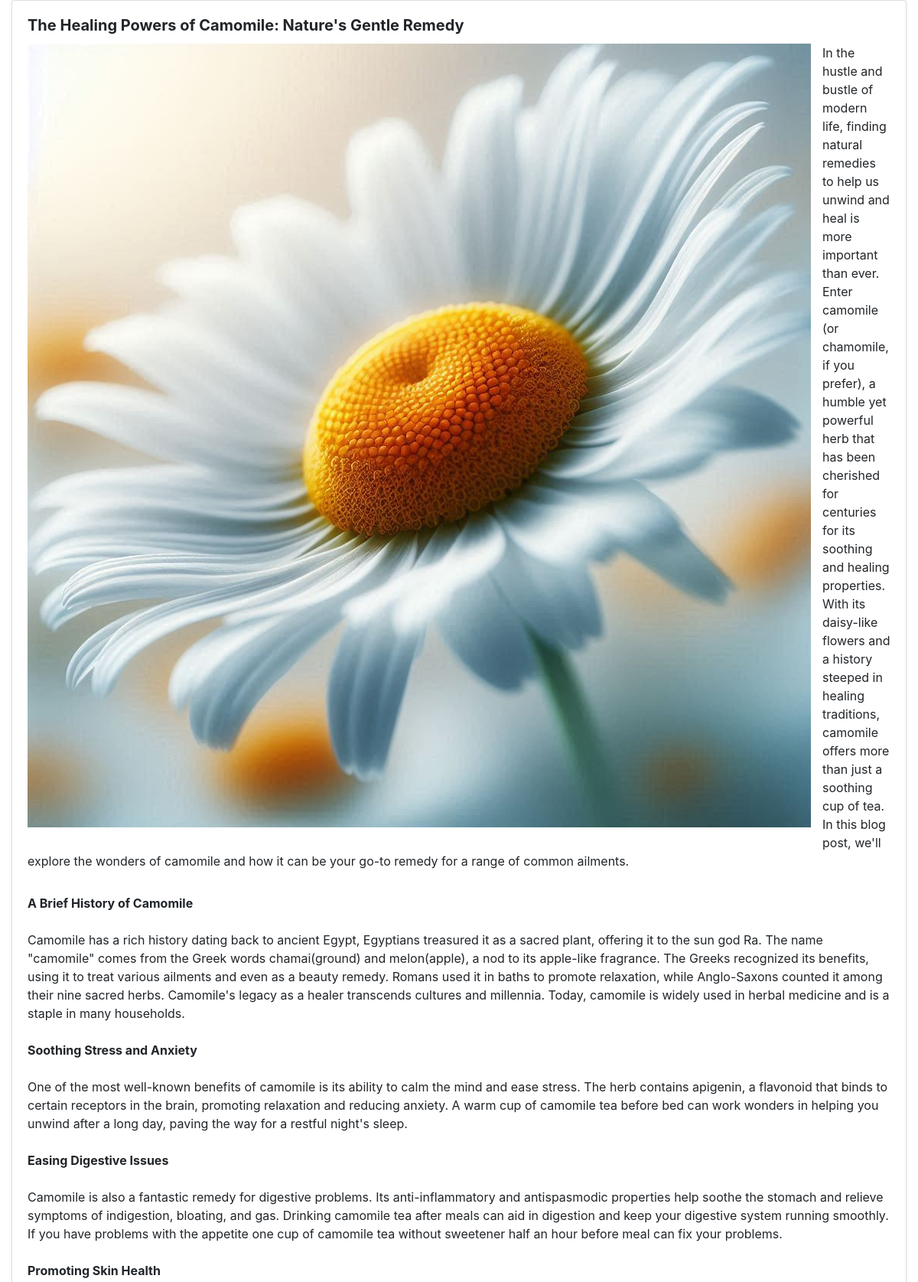
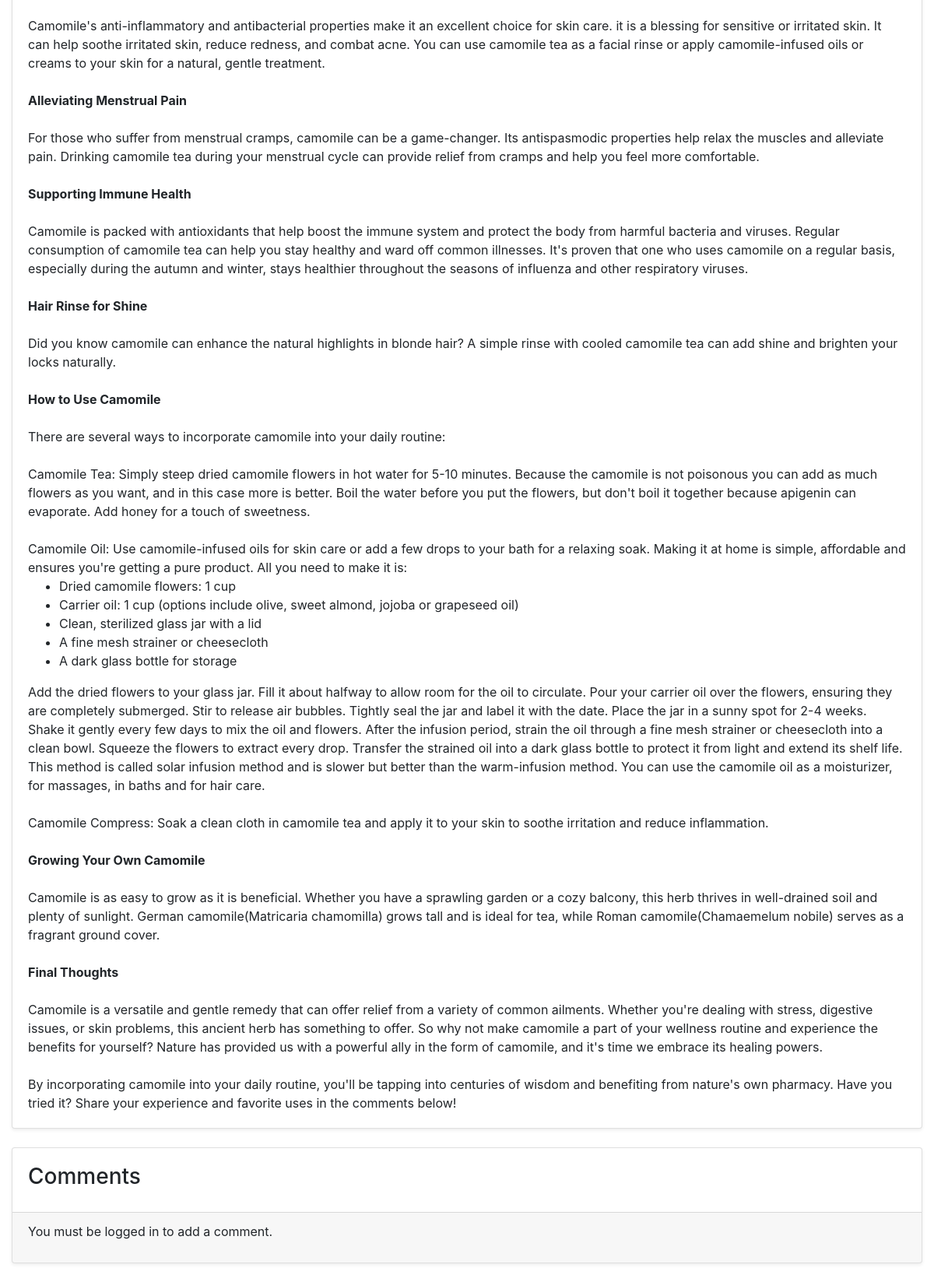
The app's page /post/1/ with its own data (2 pictures, top to bottom).
### blog/models.py (models this page shows, shortened)
class Post(models.Model):
    title = models.CharField(max_length=200)
    content = models.TextField()
    summary = models.TextField(blank=True, null=True)
    date_posted = models.DateTimeField(auto_now_add=True)
    likes = models.IntegerField(default=0)

class Image(models.Model):
    post = models.ForeignKey(Post, on_delete=models.CASCADE, related_name='images')
    image = models.ImageField(upload_to='images/')
    position = models.CharField(max_length=20, choices=[('left', 'Left'), ('right', 'Right'), ('center', 'Center')], default='center')
    text_wrap = models.TextField(blank=True, null=True)

### blog/views.py (the view)
# urls.py: path('post/<int:post_id>/', views.post_detail, name='post-detail'),
def post_detail(request, post_id):
    post = get_object_or_404(Post, id=post_id)
    comments = post.comments.all()
    if request.method == 'POST':
        form = CommentForm(request.POST)
        if form.is_valid():
            comment = form.save(commit=False)
            comment.post = post
            comment.author = request.user
            comment.save()
            return redirect('post-detail', post_id=post_id)
    else:
        form = CommentForm()
    return render(request, 'blog/post_detail.html', {'post': post, 'comments': comments, 'form': form})

### blog/templates/blog/post_detail.html (shortened to what this page needs)
{% extends "blog/base.html" %}
{% block content %}
<div class="card mb-4 shadow-sm">
    <div class="card-body">
        <h2 class="card-title">{{ post.title }}</h2>
        <div class="card-text">
            {% for image in post.images.all %}
            <div class="img-container img-{{ image.position }}">
                <img src="{{ image.image.url }}" class="img-fluid img-{{ image.position }}" alt="Image for {{ post.title }}">
                <p>{{ image.text_wrap }}</p>
            </div>
            {% endfor %}
            {{ post.content|safe }}
        </div>
    </div>
</div>
<div class="card mb-4 shadow-sm">
    <div class="card-body">
        <h3>Comments</h3>
    </div>
    <div class="card-footer">
        {% if user.is_authenticated %}
        <form method="post">
            {% csrf_token %}
            {{ form.as_p }}
            <button type="submit" class="btn btn-primary">Add Comment</button>
        </form>
        {% else %}
        <p>You must be logged in to add a comment.</p>
        {% endif %}
    </div>
</div>
{% endblock %}

### blog/templates/blog/base.html (shortened to what this page needs)
<!DOCTYPE html>
<html lang="en">
<head>
    {% load static %}
    <link rel="stylesheet" href="{% static 'blog/styles.css' %}?v=1.1">
    <link rel="stylesheet" href="https://stackpath.bootstrapcdn.com/bootstrap/4.5.2/css/bootstrap.min.css">
</head>
<body>
    <div class="container-fluid">
        {% block content %}{% endblock %}
    </div>
</body>
</html>

### blog/static/blog/styles.css (style rules this page uses)
.img-left { float: left; margin-right: 15px; margin-bottom: 15px; max-width: 100%; }
.img-container { overflow: hidden; width: 100%; }
body { font-family: 'Arial', sans-serif; }
.card { border: none; }
.card-title { font-size: 1.25rem; font-weight: bold; }

### records on screen
Post: title "The Healing Powers of Camomile: Nature's Gentle Remedy", content "A Brief History of Camomile Camomile has a rich history dating back to ancient Egypt, Egyptians treasured it as a sacred plant, offering it to the sun god Ra. The name \"camomile\" comes from the Greek words chamai(ground) and melon(apple), a nod to its apple-like fragrance. The Greeks recognized its benefits, using it to treat various ailments and even as a beauty remedy. Romans used it in baths to promote relaxation, while Anglo-Saxons counted it among their nine sacred herbs. Camomile's legacy as a healer transcends cultures and millennia. Today, camomile is widely used in herbal medicine and is a staple in many households. Soothing Stress and Anxiety One of the most well-known benefits of…"
Image: image (picture), text_wrap "In the hustle and bustle of modern life, finding natural remedies to help us unwind and heal is more important than ever. Enter camomile (or chamomile, if you prefer), a humble yet powerful herb that has been cherished for centuries for its soothing and healing properties. With its daisy-like flowers and a history steeped in healing traditions, camomile offers more than just a soothing cup of tea. In this blog post, we'll explore the wonders of camomile and how it can be your go-to remedy for a range of common ailments."
